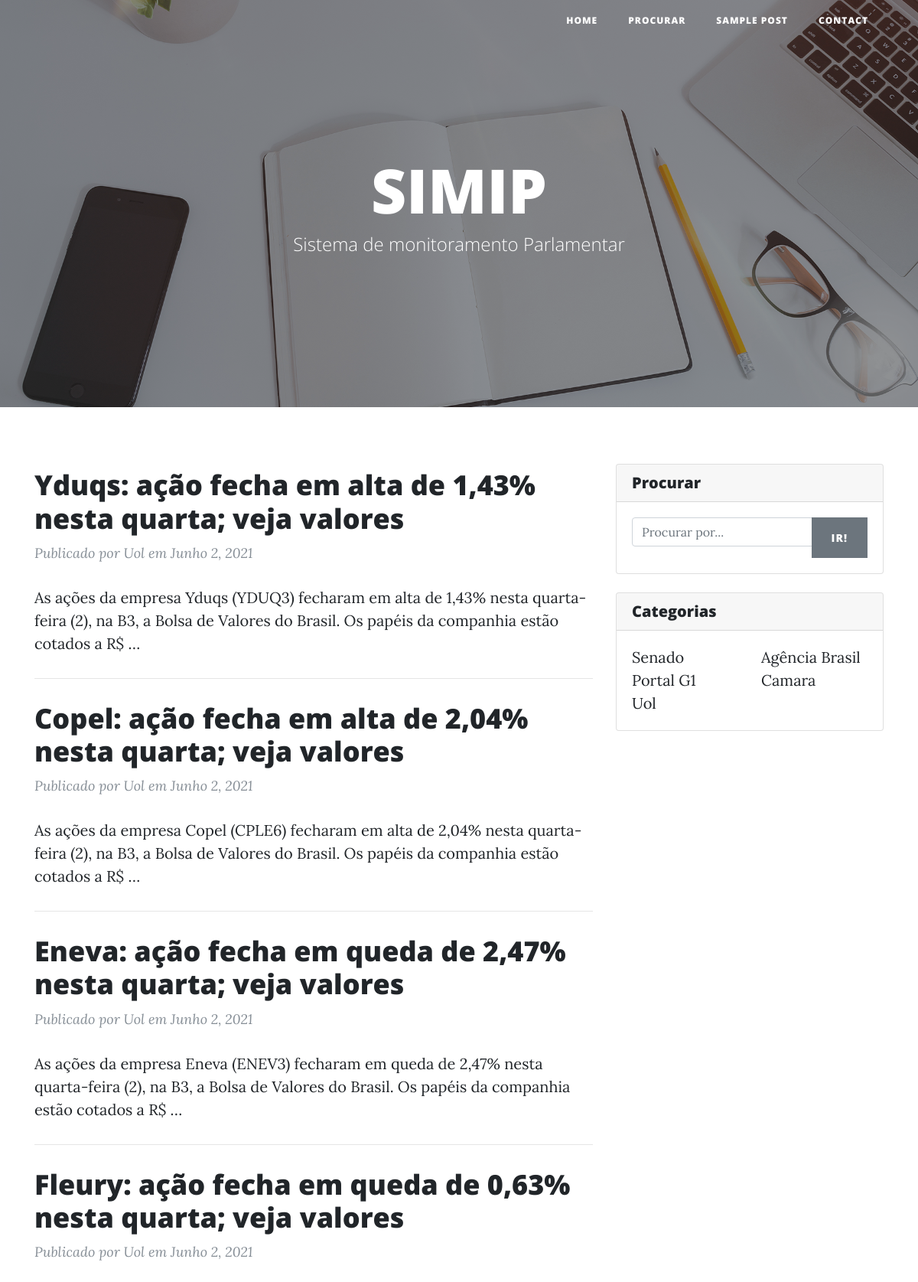
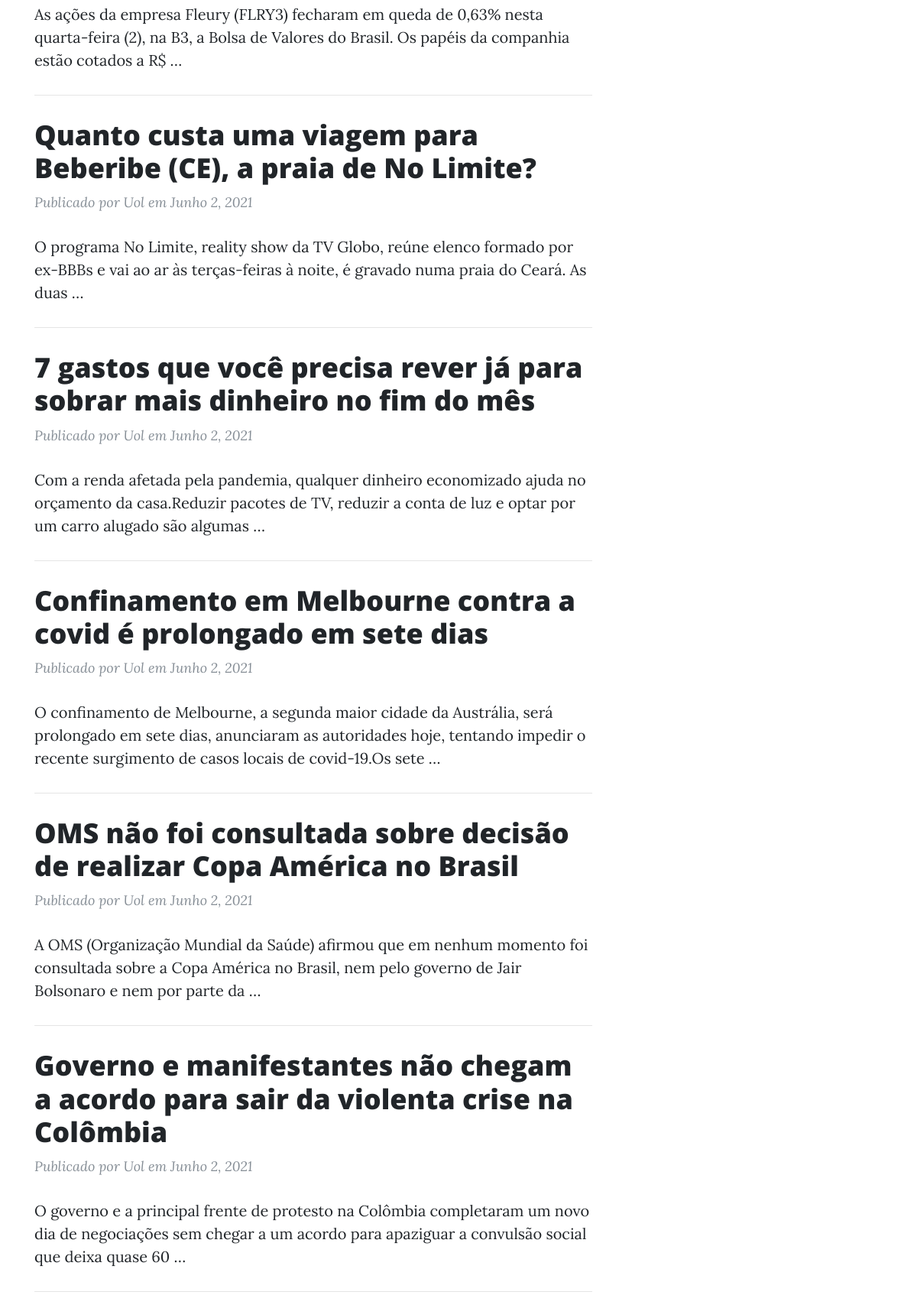
/noticias/?page=2 (upper part), run on the app's committed database (2 pictures, top to bottom).
### noticias/models.py (models this page shows, shortened)
class Noticia(models.Model):
    titulo=models.CharField(max_length=200, unique=True)
    data_noticia=models.DateField()
    fonte=models.CharField(max_length=50)
    conteudo=models.TextField()
    url=models.URLField()
    slug=models.SlugField(max_length=255)
    def get_absolute_url(self):
        return reverse("noticias:detalha_noticias",kwargs={"slug":self.slug})

### noticias/views.py (the view)
# urls.py: path("", views.lista_noticias, name="lista_noticias"),
def lista_noticias(request):
    noticias = Noticia.objects.order_by('-data_noticia')
    paginator = Paginator(noticias, 20)
    page_number = request.GET.get('page')
    page_obj = paginator.get_page(page_number)
    return render(request, 'noticias/lista_noticias.html', {'page_obj': page_obj})

### noticias/templates/noticias/lista_noticias.html (shortened to what this page needs)
{% load static %}
<!DOCTYPE html>
<html lang="en">
<head>
  <link href="{% static 'noticias/bootstrap/css/bootstrap.min.css' %}" rel="stylesheet">
  <link href="{% static 'noticias/fontawesome-free/css/all.min.css' %}" rel="stylesheet" type="text/css">
  <link href="{% static 'noticias/css/clean-blog.min.css' %}" rel="stylesheet">
</head>
<body>
  <nav class="navbar navbar-expand-lg navbar-light fixed-top" id="mainNav">
    <div class="container">
      <div class="collapse navbar-collapse" id="navbarResponsive">
        <ul class="navbar-nav ml-auto">
          <li class="nav-item">
            <a class="nav-link" href="{% url 'noticias:lista_noticias' %}">Home</a>
          </li>
          <li class="nav-item">
            <a class="nav-link" href="{% url 'noticias:procurar_noticias' %}">Procurar</a>
          </li>
          <li class="nav-item">
            <a class="nav-link" href="">Sample Post</a>
          </li>
          <li class="nav-item">
            <a class="nav-link" href="contact.html">Contact</a>
          </li>
        </ul>
      </div>
    </div>
  </nav>
  <header class="masthead" style="background-image: url('../media/img/home-bg.jpg')">
    <div class="overlay"></div>
    <div class="container">
      <div class="row">
        <div class="col-lg-8 col-md-10 mx-auto">
          <div class="site-heading">
            <h1>SIMIP</h1>
            <span class="subheading">Sistema de monitoramento Parlamentar</span>
          </div>
        </div>
      </div>
    </div>
  </header>
  <div class="container">
    <div class="row">
      <div class="col-lg-8 col-md-10 mx-auto">
        <div class="post-preview">
          {% if page_obj %}
          {% for noticia in page_obj %}
          <a href="{{ noticia.get_absolute_url }}">
            <h2 class="post-title"> {{ noticia.titulo }}</h2>
          </a>
          <p class="post-meta">Publicado por {{ noticia.fonte }} em {{ noticia.data_noticia}}</p>
          <p>{{noticia.conteudo|truncatewords:30|linebreaks}}</p>
          <hr>
          {% endfor %}
          {% endif %}
        </div>
      </div>
      <div class="col-md-4">
        <div class="card my-4">
          <h5 class="card-header">Procurar</h5>
          <div class="card-body">
            <form action="{% url 'noticias:procurar_noticias' %}">
              <div class="input-group">
                <input type="text" class="form-control" name="buscar" placeholder="Procurar por...">
                <span class="input-group-append">
                  <button class="btn btn-secondary" type="submit">Ir!</button>
                </span>
              </div>
            </form>
          </div>
        </div>
        <div class="card my-4">
          <h5 class="card-header">Categorias</h5>
          <div class="card-body">
            <div class="row">
              <div class="col-lg-6">
                <ul class="list-unstyled mb-0">
                  <li>
                    <a href="{% url 'noticias:noticias_por_veiculo' 'senado' %}"> Senado</a>
                  </li>
                  <li>
                    <a href="{% url 'noticias:noticias_por_veiculo' 'Portal G1' %}">Portal G1</a>
                  </li>
                  <li>
                    <a href="{% url 'noticias:noticias_por_veiculo' 'Uol' %}">Uol</a>
                  </li>
                </ul>
              </div>
              <div class="col-lg-6">
                <ul class="list-unstyled mb-0">
                  <li>
                    <a href="{% url 'noticias:noticias_por_veiculo' 'Ebc - Agência Brasil' %}">Agência Brasil</a>
                  </li>
                  <li>
                    <a href="{% url 'noticias:noticias_por_veiculo' 'Camara' %}">Camara</a>
                  </li>
                </ul>
              </div>
            </div>
          </div>
        </div>
      </div>
    </div>
    {% include 'noticias/pagination.html' %}
</body>
</html>

### data on the page
Noticia: titulo "Yduqs: ação fecha em alta de 1,43% nesta quarta; veja valores", fonte "Uol", data_noticia "Junho 2, 2021", conteudo "As ações da empresa Yduqs (YDUQ3) fecharam em alta de 1,43% nesta quarta-feira (2), na B3, a Bolsa de Valores do Brasil. Os papéis da companhia estão cotados a R$ …"
Noticia: titulo "Copel: ação fecha em alta de 2,04% nesta quarta; veja valores", fonte "Uol", data_noticia "Junho 2, 2021", conteudo "As ações da empresa Copel (CPLE6) fecharam em alta de 2,04% nesta quarta-feira (2), na B3, a Bolsa de Valores do Brasil. Os papéis da companhia estão cotados a R$ …"
Noticia: titulo "Eneva: ação fecha em queda de 2,47% nesta quarta; veja valores", fonte "Uol", data_noticia "Junho 2, 2021", conteudo "As ações da empresa Eneva (ENEV3) fecharam em queda de 2,47% nesta quarta-feira (2), na B3, a Bolsa de Valores do Brasil. Os papéis da companhia estão cotados a R$ …"
Noticia: titulo "Fleury: ação fecha em queda de 0,63% nesta quarta; veja valores", fonte "Uol", data_noticia "Junho 2, 2021", conteudo "As ações da empresa Fleury (FLRY3) fecharam em queda de 0,63% nesta quarta-feira (2), na B3, a Bolsa de Valores do Brasil. Os papéis da companhia estão cotados a R$ …"
Noticia: titulo "Quanto custa uma viagem para Beberibe (CE), a praia de No Limite?", fonte "Uol", data_noticia "Junho 2, 2021", conteudo "O programa No Limite, reality show da TV Globo, reúne elenco formado por ex-BBBs e vai ao ar às terças-feiras à noite, é gravado numa praia do Ceará. As duas …"
Noticia: titulo "7 gastos que você precisa rever já para sobrar mais dinheiro no fim do mês", fonte "Uol", data_noticia "Junho 2, 2021", conteudo "Com a renda afetada pela pandemia, qualquer dinheiro economizado ajuda no orçamento da casa.Reduzir pacotes de TV, reduzir a conta de luz e optar por um carro alugado são algumas …"
Noticia: titulo "Confinamento em Melbourne contra a covid é prolongado em sete dias", fonte "Uol", data_noticia "Junho 2, 2021", conteudo "O confinamento de Melbourne, a segunda maior cidade da Austrália, será prolongado em sete dias, anunciaram as autoridades hoje, tentando impedir o recente surgimento de casos locais de covid-19.Os sete …"
Noticia: titulo "OMS não foi consultada sobre decisão de realizar Copa América no Brasil", fonte "Uol", data_noticia "Junho 2, 2021", conteudo "A OMS (Organização Mundial da Saúde) afirmou que em nenhum momento foi consultada sobre a Copa América no Brasil, nem pelo governo de Jair Bolsonaro e nem por parte da …"
Noticia: titulo "Governo e manifestantes não chegam a acordo para sair da violenta crise na Colômbia", fonte "Uol", data_noticia "Junho 2, 2021", conteudo "O governo e a principal frente de protesto na Colômbia completaram um novo dia de negociações sem chegar a um acordo para apaziguar a convulsão social que deixa quase 60 …"
